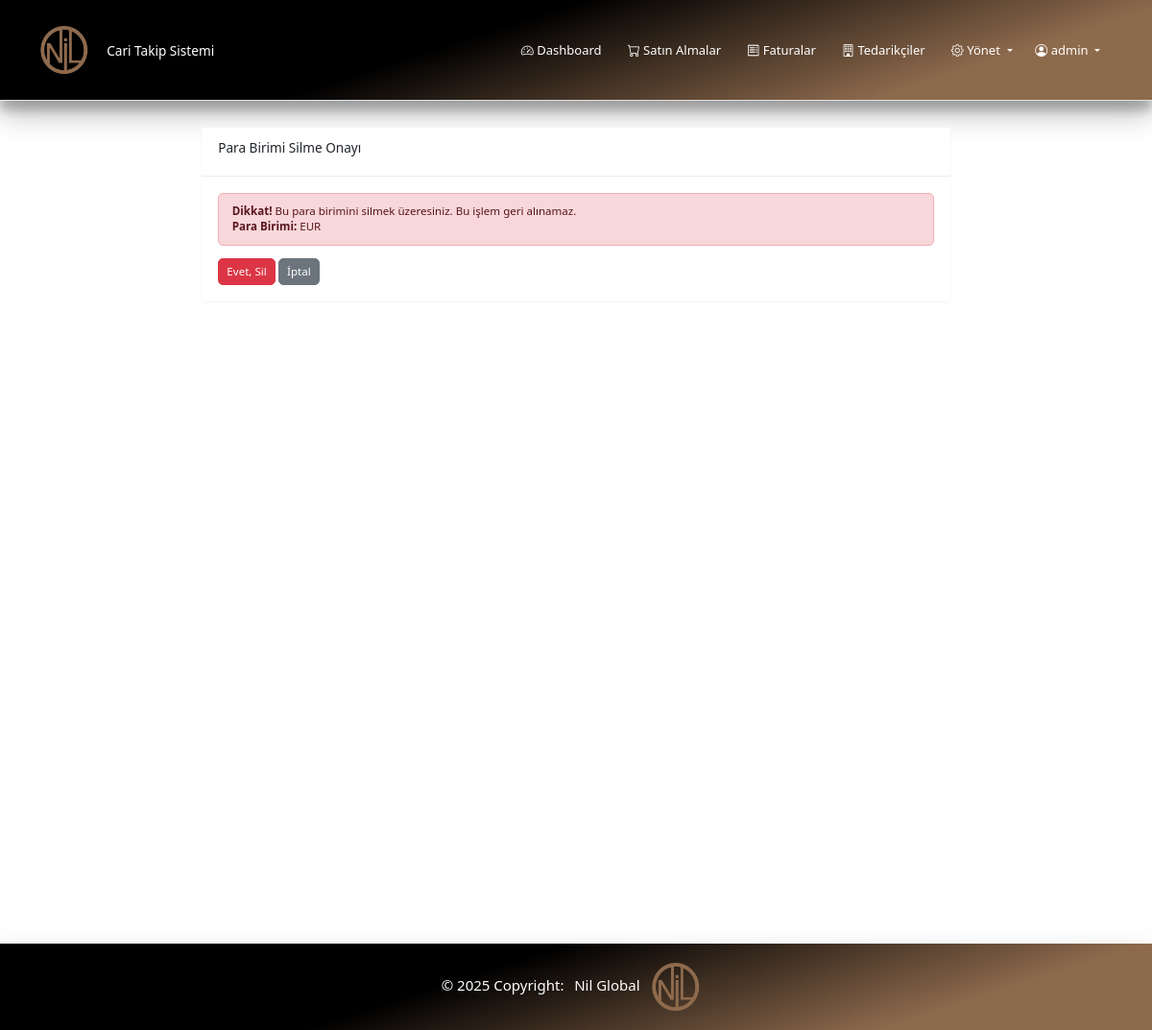
Before: /parametreler/para-birimi/4/sil/ (signed in) with the older database file.
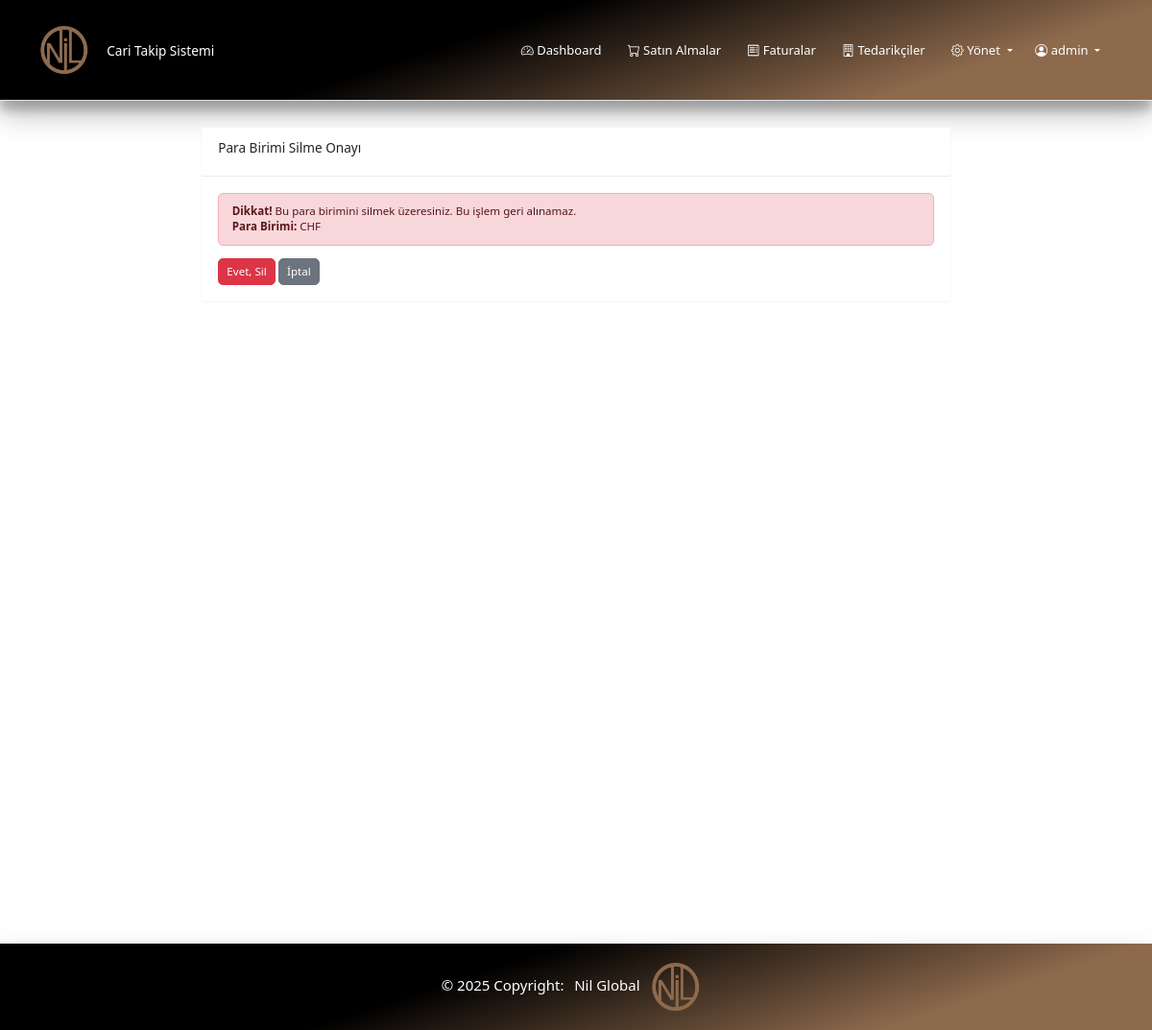
After: the same page with the newer database file.
### parametreler/models.py (models this page shows, shortened)
class ParaBirimi(models.Model):
    kod = models.CharField(max_length=10, verbose_name="Para Birimi Kodu")
    created_at = models.DateTimeField(auto_now_add=True)
    updated_at = models.DateTimeField(auto_now=True)
    class Meta:
        verbose_name = "Para Birimi"
        verbose_name_plural = "Para Birimleri"
        ordering = ['kod']

### parametreler/views.py (the view)
# urls.py: path('para-birimi/<int:pk>/sil/', views.para_birimi_sil, name='para_birimi_sil'),
@login_required
def para_birimi_sil(request, pk):
    para_birimi = get_object_or_404(ParaBirimi, pk=pk)
    if request.method == "POST":
        para_birimi.delete()
        messages.success(request, 'Para Birimi başarıyla silindi.')
        return redirect('parametreler:para_birimi_listesi')
    return render(request, 'parametreler/para_birimi_sil.html', {'para_birimi': para_birimi})

### parametreler/templates/parametreler/para_birimi_sil.html (shortened to what this page needs)
{% extends 'base.html' %}
{% block content %}
<div class="row">
    <div class="col-md-8 offset-md-2">
        <div class="card">
            <div class="card-header">
                <h3 class="card-title">Para Birimi Silme Onayı</h3>
            </div>
            <div class="card-body">
                <p class="alert alert-danger">
                    <strong>Dikkat!</strong> Bu para birimini silmek üzeresiniz. Bu işlem geri alınamaz.<br>
                    <b>Para Birimi:</b> {{ para_birimi.kod }}
                </p>
                <form method="post">
                    <div class="mt-3">
                        <button type="submit" class="btn btn-danger">
                             Evet, Sil
                        </button>
                        <a href="{% url 'parametreler:para_birimi_listesi' %}" class="btn btn-secondary">
                             İptal
                        </a>
                    </div>
                </form>
            </div>
        </div>
    </div>
</div>
{% endblock %}

Changed rows visible on the page:
changed ParaBirimi: kod "EUR" → "CHF"
